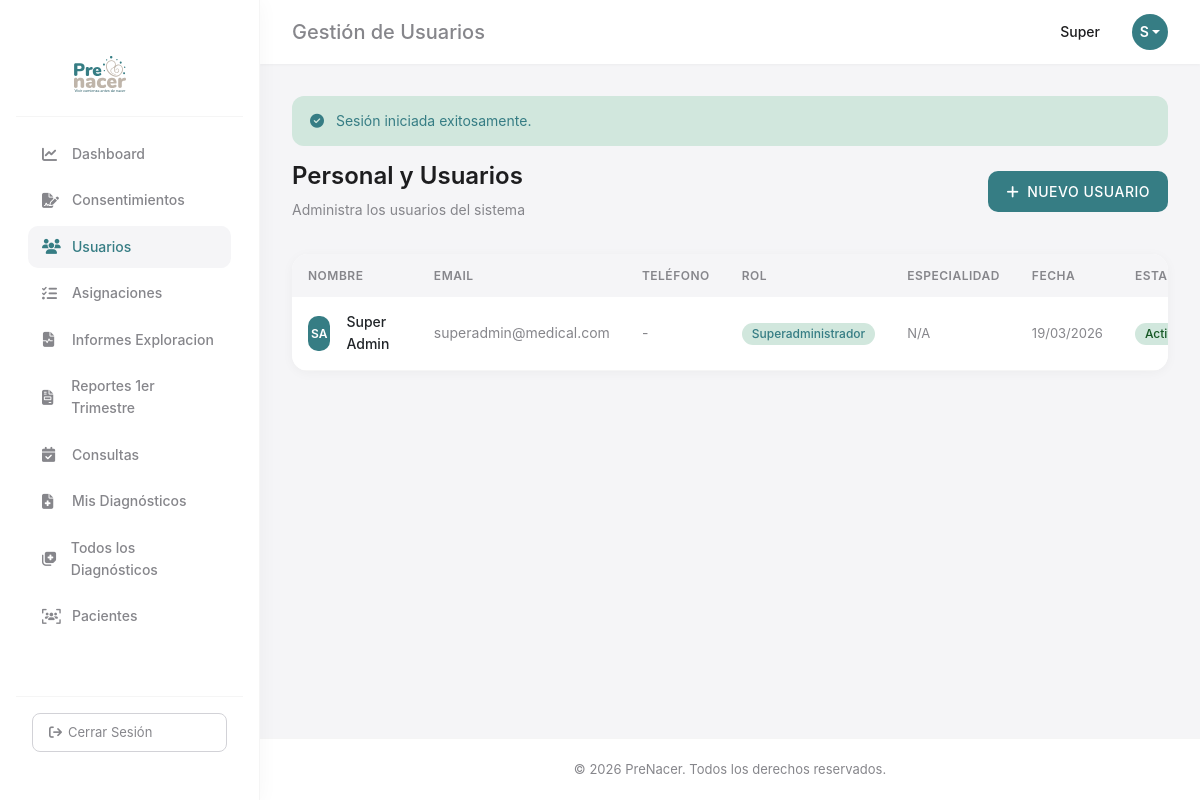
/usuarios (signed in), run on the app's committed database.
### tables this page shows
CREATE TABLE IF NOT EXISTS usuarios (
	id INT PRIMARY KEY AUTO_INCREMENT,
	nombre VARCHAR(100) NOT NULL,
	apellido VARCHAR(100) NOT NULL,
	email VARCHAR(100) UNIQUE NOT NULL,
	password VARCHAR(255) NOT NULL,
	telefono VARCHAR(20),
	especialidad VARCHAR(100),
	rol_id INT,
	activo BOOLEAN DEFAULT TRUE,
	email_verified BOOLEAN DEFAULT FALSE,
	email_verified_at TIMESTAMP NULL,
	remember_token VARCHAR(100) NULL,
	last_login TIMESTAMP NULL,
	last_login_ip VARCHAR(45),
	login_attempts INT DEFAULT 0,
	locked_until TIMESTAMP NULL,
	created_by INT,
	updated_by INT,
	created_at TIMESTAMP DEFAULT CURRENT_TIMESTAMP,
	updated_at TIMESTAMP DEFAULT CURRENT_TIMESTAMP ON UPDATE CURRENT_TIMESTAMP,
	FOREIGN KEY (rol_id) REFERENCES roles(id),
	FOREIGN KEY (created_by) REFERENCES usuarios(id),
	FOREIGN KEY (updated_by) REFERENCES usuarios(id),
	INDEX idx_email (email),
	INDEX idx_activo (activo)
);

CREATE TABLE IF NOT EXISTS roles (
	id INT PRIMARY KEY AUTO_INCREMENT,
	nombre VARCHAR(50) UNIQUE NOT NULL,
	descripcion TEXT,
	created_at TIMESTAMP DEFAULT CURRENT_TIMESTAMP
);

### views/usuarios/index.php (the view, shortened to what the rows shown need)
<?php
$title = "Gestión de Usuarios";
require_once __DIR__ . '/../layouts/header.php';
require_once __DIR__ . '/../layouts/sidebar.php';
?>
<div class="page-header">
    <div class="d-flex justify-content-between align-items-center">
        <div>
            <h1 class="page-title">Personal y Usuarios</h1>
            <p class="page-subtitle">Administra los usuarios del sistema</p>
        </div>
        <a href="<?php echo Url::to('/usuarios/create'); ?>" class="btn btn-apple btn-apple-primary">
            <i class="fa-solid fa-plus"></i> Nuevo Usuario
        </a>
    </div>
</div>
<div class="card">
    <div class="card-body" style="padding: 0;">
        <div class="table-responsive">
            <table class="table">
                <thead>
                    <tr>
                        <th>Nombre</th>
                        <th>Email</th>
                        <th>Teléfono</th>
                        <th>Rol</th>
                        <th>Especialidad</th>
                        <th>Fecha</th>
                        <th>Estado</th>
                    </tr>
                </thead>
                <tbody>
                    <?php if (!empty($medicos)): ?>
                        <?php foreach ($medicos as $userObj): ?>
                            <tr>
                                <td>
                                    <div class="d-flex align-items-center gap-3">
                                        <div style="width: 35px; height: 35px; background: var(--apple-blue); color: white; border-radius: 10px; display: flex; align-items: center; justify-content: center; font-size: 12px; font-weight: 600;">
                                            <?php echo strtoupper(substr($userObj['nombre'] ?? 'U', 0, 1) . substr($userObj['apellido'] ?? '', 0, 1)); ?>
                                        </div>
                                        <span style="font-weight: 500;"><?php echo htmlspecialchars($userObj['nombre'] . ' ' . $userObj['apellido']); ?></span>
                                    </div>
                                </td>
                                <td style="color: var(--apple-gray);"><?php echo htmlspecialchars($userObj['email']); ?></td>
                                <td style="color: var(--apple-gray);"><?php echo htmlspecialchars($userObj['telefono'] ?? '-'); ?></td>
                                <td>
                                    <span class="badge" style="background: #d1e7dd; color: #367d84;"><?php echo htmlspecialchars($userObj['rol_nombre'] ?? 'N/A'); ?></span>
                                </td>
                                <td>
                                    <?php if (!empty($userObj['especialidad'])): ?>
                                        <span class="badge" style="background: #e2e3e5; color: #41464b;"><?php echo htmlspecialchars($userObj['especialidad']); ?></span>
                                    <?php else: ?>
                                        <span style="color: var(--apple-gray); font-size: 13px;">N/A</span>
                                    <?php endif; ?>
                                </td>
                                <td style="color: var(--apple-gray); font-size: 13px;">
                                    <?php echo isset($userObj['created_at']) ? date('d/m/Y', strtotime($userObj['created_at'])) : 'N/A'; ?>
                                </td>
                                <td>
                                    <?php if ($userObj['activo'] == 1): ?>
                                        <span class="badge badge-success">Activo</span>
                                    <?php else: ?>
                                        <span class="badge badge-danger">Inactivo</span>
                                    <?php endif; ?>
                                </td>
                            </tr>
                        <?php endforeach; ?>
                    <?php endif; ?>
                </tbody>
            </table>
        </div>
    </div>
</div>
<?php require_once __DIR__ . '/../layouts/footer.php'; ?>

### views/layouts/sidebar.php (shortened to what the rows shown need)
<?php
$roleId = Session::get('user_role_id');
$currentPath = parse_url($_SERVER['REQUEST_URI'], PHP_URL_PATH);
$basePath = Url::base();
$matchPath = str_replace($basePath, '', $currentPath);
?>
<aside class="sidebar" id="sidebar">
    <div class="sidebar-header">
        <img width="120" src="<?php echo Url::to('/'); ?>/logos/logocolor.svg" alt="logo">
    </div>
    <ul class="sidebar-menu">
        <li>
            <a href="<?= Url::to('/dashboard') ?>" class="<?php echo $matchPath == '/dashboard' ? 'active' : ''; ?>">
                <i class="fa-solid fa-chart-line"></i> Dashboard
            </a>
        </li>
        <li>
            <a href="<?= Url::to('/consentimientos') ?>" class="<?php echo strpos($matchPath, '/consentimientos') === 0 ? 'active' : ''; ?>">
                <i class="fa-solid fa-file-signature"></i> Consentimientos
            </a>
        </li>
        <?php if ($roleId == Auth::ROLE_SUPERADMIN || $roleId == Auth::ROLE_ADMINISTRADOR || $roleId == Auth::ROLE_JEFE): ?>
        <li>
            <a href="<?= Url::to('/usuarios') ?>" class="<?php echo strpos($matchPath, '/usuarios') === 0 ? 'active' : ''; ?>">
                <i class="fa-solid fa-users"></i> Usuarios
            </a>
        </li>
        <li>
            <a href="<?= Url::to('/asignaciones') ?>" class="<?php echo strpos($matchPath, '/asignaciones') === 0 ? 'active' : ''; ?>">
                <i class="fa-solid fa-list-check"></i> Asignaciones
            </a>
        </li>
        <li>
            <a href="<?= Url::to('/informes_exploracion') ?>" class="<?php echo strpos($matchPath, '/informes_exploracion') === 0 ? 'active' : ''; ?>">
                <i class="fa-solid fa-file-medical-alt"></i> Informes Exploracion
            </a>
        </li>
        <li>
            <a href="<?= Url::to('/reportes_1er_trimestre') ?>" class="<?php echo strpos($matchPath, '/reportes_1er_trimestre') === 0 ? 'active' : ''; ?>">
                <i class="fa-solid fa-file-invoice"></i> Reportes 1er Trimestre
            </a>
        </li>
        <?php endif; ?>
        <?php if ($roleId == Auth::ROLE_MEDICO || $roleId == Auth::ROLE_JEFE || $roleId == Auth::ROLE_SUPERADMIN || $roleId == Auth::ROLE_ADMINISTRADOR): ?>
        <li>
            <a href="<?= Url::to('/consultas') ?>" class="<?php echo strpos($matchPath, '/consultas') === 0 ? 'active' : ''; ?>">
                <i class="fa-solid fa-calendar-check"></i> Consultas
            </a>
        </li>
        <li>
            <a href="<?= Url::to('/diagnosticos') ?>" class="<?php echo strpos($matchPath, '/diagnosticos') === 0 && strpos($matchPath, '/diagnosticos/todos') === false ? 'active' : ''; ?>">
                <i class="fa-solid fa-file-medical"></i> Mis Diagnósticos
            </a>
        </li>
        <?php endif; ?>
        <?php if ($roleId != Auth::ROLE_MEDICO): ?>
        <li>
            <a href="<?= Url::to('/diagnosticos/todos') ?>" class="<?php echo $matchPath == '/diagnosticos/todos' ? 'active' : ''; ?>">
                <i class="fa-solid fa-notes-medical"></i> Todos los Diagnósticos
            </a>
        </li>
        <?php endif; ?>
        <?php if ($roleId == Auth::ROLE_SUPERADMIN || $roleId == Auth::ROLE_ADMINISTRADOR || $roleId == Auth::ROLE_JEFE): ?>
        <li>
            <a href="<?= Url::to('/pacientes') ?>" class="<?php echo strpos($matchPath, '/pacientes') === 0 && strpos($matchPath, '/asignaciones') === false ? 'active' : ''; ?>">
                <i class="fa-solid fa-users-viewfinder"></i> Pacientes
            </a>
        </li>
        <?php endif; ?>
    </ul>
    <div class="mt-auto p-3 border-top" style="border-color: rgba(0,0,0,0.04) !important;">
        <a href="<?= Url::to('/logout') ?>" class="logout-btn w-100">
            <i class="fa-solid fa-arrow-right-from-bracket"></i> Cerrar Sesión
        </a>
    </div>
</aside>
<div class="main-wrapper">
    <header class="top-navbar">
        <div class="d-flex align-items-center">
            <h5 class="m-0" style="color: var(--apple-gray); font-weight: 500;"><?php echo htmlspecialchars($title ?? 'Panel'); ?></h5>
        </div>
        <div class="navbar-user dropdown">
            <div class="user-info d-none d-md-block me-3">
                <div class="user-name"><?php echo htmlspecialchars($user['nombre'] ?? 'Usuario'); ?></div>
            </div>
            <div class="user-avatar dropdown-toggle" role="button" data-bs-toggle="dropdown" aria-expanded="false">
                <?php echo strtoupper(substr($user['nombre'] ?? 'U', 0, 1)); ?>
            </div>
        </div>
    </header>
    <main class="content-area">
        <?php if ($flashSuccess = Session::getFlash('success')): ?>
            <div class="alert" style="background: #d1e7dd; color: #367d84; border-radius: 12px;" role="alert">
                <i class="fa-solid fa-check-circle me-2"></i> <?php echo htmlspecialchars($flashSuccess); ?>
            </div>
        <?php endif; ?>

### data on the page
usuarios: nombre "Super", nombre "S", nombre+apellido "SA", nombre+apellido "Super Admin", email "superadmin@medical.com", telefono "-", rol.nombre "Superadministrador", shows "N/A", created_at "19/03/2026", activo "Activo"

### other printed values
$title "Gestión de Usuarios"
$flashSuccess "Sesión iniciada exitosamente."
